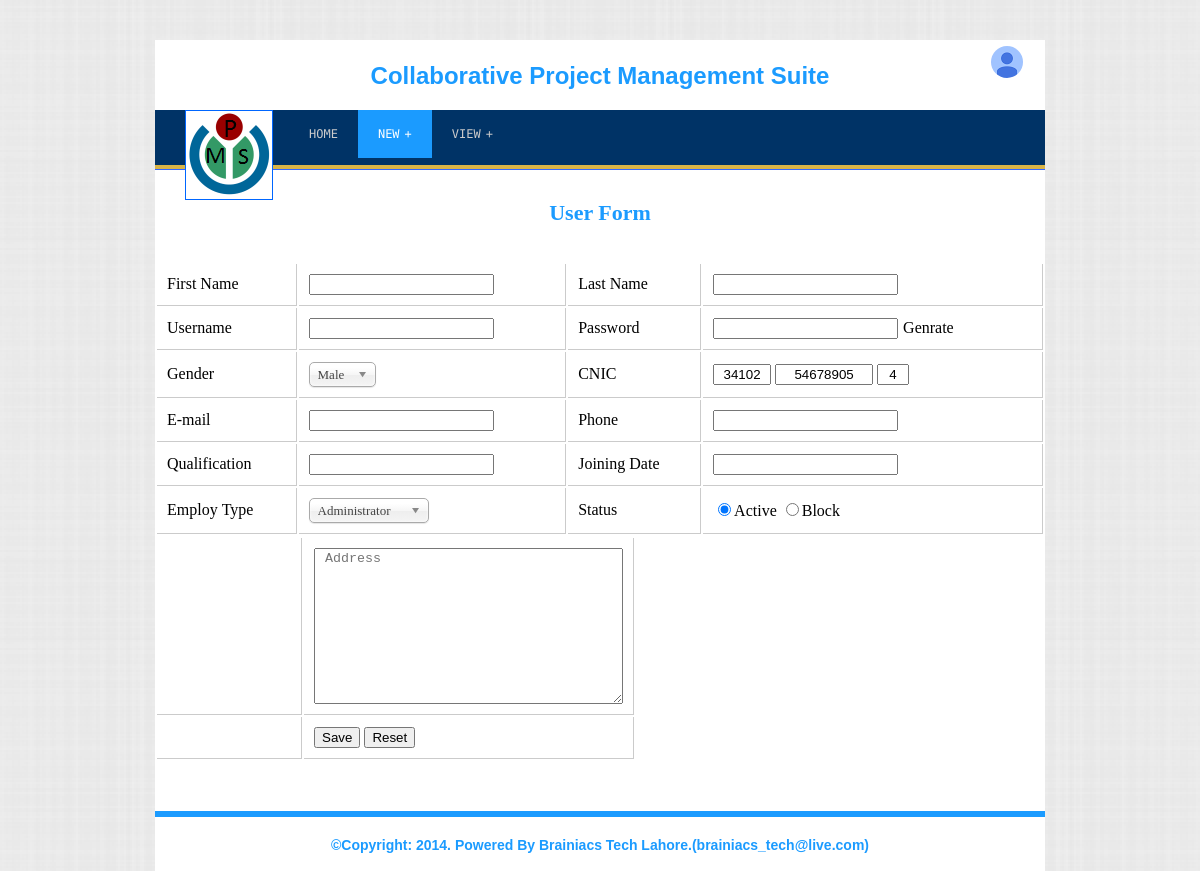
Page /admin/newuser.php?userid=2 (signed in) on the committed database.
### tables this page shows
CREATE TABLE IF NOT EXISTS `users` (
  `id` int(11) NOT NULL AUTO_INCREMENT,
  `fname` varchar(100) NOT NULL,
  `lname` varchar(100) NOT NULL,
  `gender` tinyint(4) NOT NULL,
  `nic` varchar(20) NOT NULL,
  `email` varchar(100) DEFAULT NULL,
  `phone` varchar(50) DEFAULT NULL,
  `qualification` varchar(50) NOT NULL,
  `joiningdate` datetime NOT NULL,
  `username` varchar(50) NOT NULL,
  `password` varchar(100) NOT NULL,
  `usertype_id` tinyint(4) NOT NULL,
  `pmid` int(11) DEFAULT NULL,
  `address` varchar(500) DEFAULT NULL,
  `status` tinyint(4) NOT NULL,
  `created` datetime NOT NULL,
  PRIMARY KEY (`id`)
);

### php/classes/user.php (called while the page is built, shortened)
<?php
class user {
	function getUserById( $userid ){
		$query = "SELECT user.*,usertype.title FROM users AS user
					JOIN usertypes AS usertype ON usertype.id = user.usertype_id WHERE user.id = ".$userid;
		return( $result = mysql_query($query) )?$result:false;
	}
}
?>

### admin/newuser.php (the view, shortened to what this page needs)
<!DOCTYPE html PUBLIC "-//W3C//DTD XHTML 1.0 Transitional//EN" "http://www.w3.org/TR/xhtml1/DTD/xhtml1-transitional.dtd">
<html xmlns="http://www.w3.org/1999/xhtml">
<head>
<link rel="stylesheet" type="text/css" href="../include/css/global.css" />
<link rel="stylesheet" type="text/css" href="../include/css/pmsadmin.css" />
<link rel="stylesheet" type="text/css" href="../include/css/chosen.min.css" />
<link rel="stylesheet" type="text/css" href="css/jquery-ui.css" />
</head>
<body>
<div id="wraper">
     <?php include("header.php");
?>
     <div id="body">
		<div class="">
			<span id="form_heading">User Form</span><br /><br />
		</div>
		<?php
		include("../php/classes/user.php");
		$user_obj = new user();
		if( isset($_GET['userid']) ){
			$user = mysql_fetch_assoc( $user_obj->getUserById( $_GET['userid'] ) );
		}
		?>
			<form action="" method="post" id="newuser">
                <table width="100%" border="0">
                  <tr>
                    <td>First Name</td>
                    <td><input type="text" name="fname" class="required-field" value="<?php echo ((isset($fname))?$fname:""); ?>" onkeypress="return isAlphabetKey(event)" /></td>
                    <td>Last Name</td>
                    <td><input type="text" name="lname" class="required-field" value="<?php echo ((isset($lname))?$lname:""); ?>" onkeypress="return isAlphabetKey(event)" /></td>
                  </tr>
                  <tr>
                    <td>Username</td>
                    <td><input type="text" name="username" class="required-field" maxlength="15" value="<?php echo ((isset($user_name))?$user_name:""); ?>"/></td>
                    <td>Password</td>
                    <td><input type="password" name="password" class="required-field" id="password" /><span id="gen-btn">Genrate</span	><?php if(isset($errors['password'])) echo '<li>'.$errors['password'] . '</li>'?></td>
                  </tr>
                  <tr>
                    <td>Gender</td>
                    <td><select name="gender" class="chosen-select"><option value="1">Male</option><option value="0">Female</option></select></td>
                    <td>CNIC</td>
                    <td><input type="text" name="nic1" class="required-field numeric-value" maxlength="5" id="nic-1" value="<?php echo ((isset($user))?explode('-',$user['nic'])[0]:""); ?>" onkeypress="return isNumberKey(event)"/>
						<input type="text" name="nic2" class="required-field numeric-value" maxlength="7" id="nic-2" value="<?php echo ((isset($user))?explode('-',$user['nic'])[1]:""); ?>" onkeypress="return isNumberKey(event)"/>
						<input type="text" name="nic3" class="required-field numeric-value" maxlength="1" id="nic-3" value="<?php echo ((isset($user))?explode('-',$user['nic'])[2]:""); ?>" onkeypress="return isNumberKey(event)"/><?php if(isset($errors['cnic'])) echo '<li>'.$errors['cnic'] . '</li>'?></td>
                  </tr>
                  <tr>
                    <td>E-mail</td>
                    <td><input type="text" name="email" class="required-field" value="<?php echo ((isset($email))?$email:""); ?>" maxlength="30"/><?php if(isset($errors['email'])) echo '<li>'.$errors['email'] . '</li>'?></td>
                    <td>Phone</td>
                    <td><input type="text" id="phone" maxlength="11" name="phone" class="required-field" value="<?php echo ((isset($phone))?$phone:""); ?>" onkeypress="return isNumberKey(event)"/><?php if(isset($errors['phone'])) echo '<li>'.$errors['phone'] . '</li>'?></td>
                  </tr>
                  <tr>
                    <td>Qualification</td>
                    <td><input type="text" name="qualification" class="required-field" value="<?php echo ((isset($qualification))?$qualification:""); ?>" maxlength="30"/></td>
                    <td>Joining Date</td>
                    <td><input type="text" name="joiningdate" id="joiningdate" class="required-field" value="<?php echo ((isset($joining_date))?explode(' ',$joining_date)[0]:""); ?>"/></td>
                  </tr>
                  <tr>
                    <td>Employ&nbsp;Type</td>
                    <td></td>
                    <td>Status</td>
                    <td><input type="radio" name="status" value="1" id="active-btn" checked/><label for="active-btn">Active </label>
						<input type="radio" name="status" value="0" id="block-btn"/><label for="block-btn">Block</label>
					</div>
                  <table>
                  <tr>
                  	<td>&nbsp;&nbsp;&nbsp;&nbsp;&nbsp;&nbsp;&nbsp;&nbsp;&nbsp;&nbsp;&nbsp;&nbsp;&nbsp;&nbsp;&nbsp;&nbsp;&nbsp;&nbsp;&nbsp;&nbsp;&nbsp;&nbsp;&nbsp;&nbsp;&nbsp;&nbsp;&nbsp;&nbsp;&nbsp;&nbsp;&nbsp;</td>
                  	<td> <textarea name="address" placeholder=" Address" rows="10" cols="36"><?php echo ((isset($address))?$address:""); ?></textarea><?php if(isset($errors['address'])) echo '<li>'.$errors['address'] . '</li>'?></td>
                   <tr>
                  	<td>&nbsp;&nbsp;&nbsp;&nbsp;&nbsp;&nbsp;&nbsp;&nbsp;&nbsp;&nbsp;&nbsp;&nbsp;&nbsp;&nbsp;&nbsp;&nbsp;&nbsp;&nbsp;&nbsp;&nbsp;&nbsp;&nbsp;&nbsp;&nbsp;&nbsp;&nbsp;&nbsp;&nbsp;&nbsp;&nbsp;&nbsp;</td>
                    <td> <input type="submit" name="submit" id="savebtn" value="Save" />
                    <input type="reset" value="Reset" /></td>
                  </tr>
                  </table>
                </div>
     <?php include("footer.php"); ?>
</body>
</html>

### include/css/global.css (style rules this page uses)
body { background:url("../images/bg.png");background-attachment:fixed;margin:0;padding:0; }
#wraper { width: 890px;height: auto;margin: 0 auto;background-color:#FFF;margin-top:40px; }
span#form_heading { display:block;width:100%;text-align:center;font-size:22px; color:#1b9bff;font-weight:bold; }
#nic-1,#nic-2,#nic-3 { text-align:center; }
input[type=text]#nic-1 { width:50px!important; }
input[type=text]#nic-2 { width:90px!important; }
input[type=text]#nic-3 { width:24px!important; }
span#gen-btn { margin-left:5px;cursor:pointer; }
td { padding:10px;border-bottom: 1px solid #cbcbcb; border-right: 1px solid #cbcbcb; }

### rows in the picture
users: nic1 "34102", nic2 "54678905", nic3 "4"
